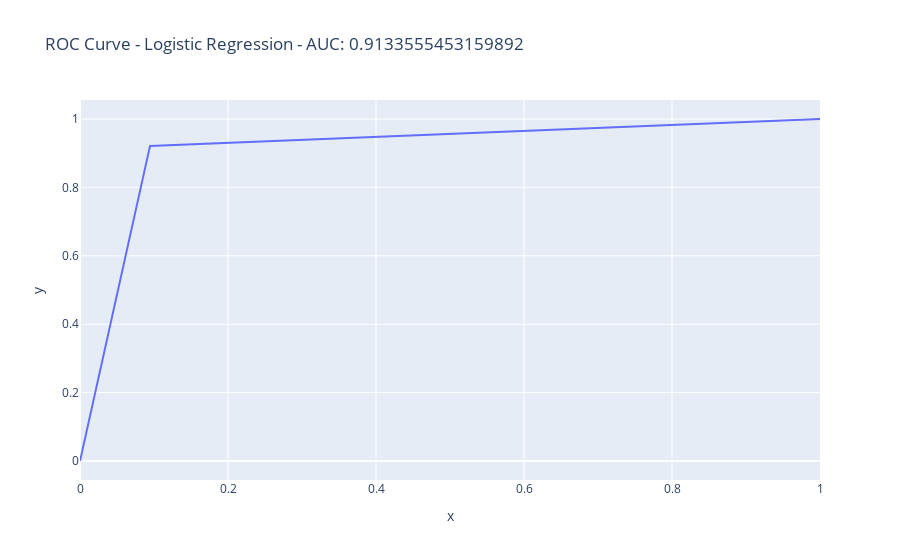
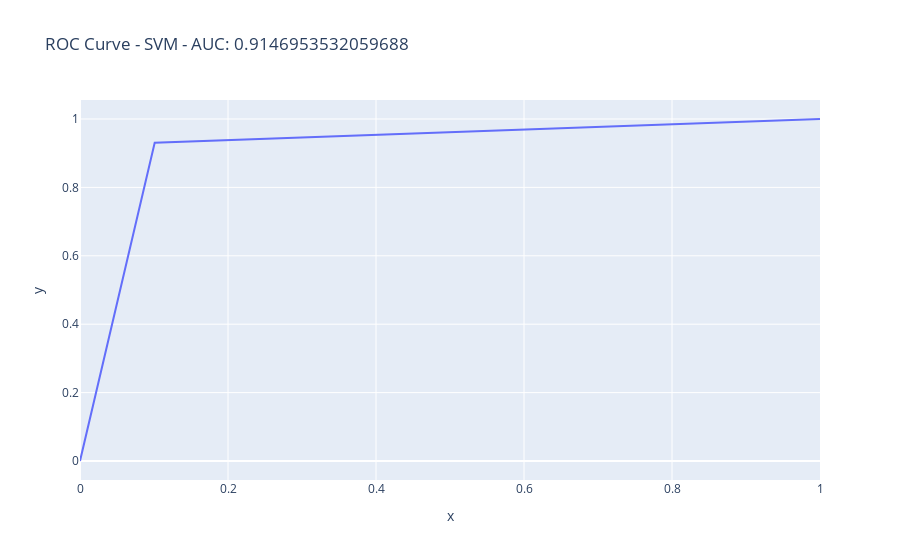
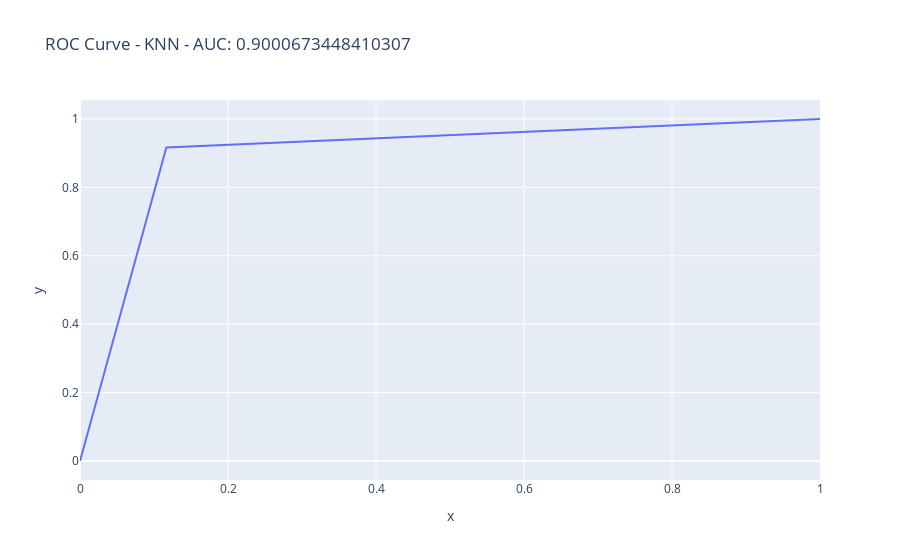
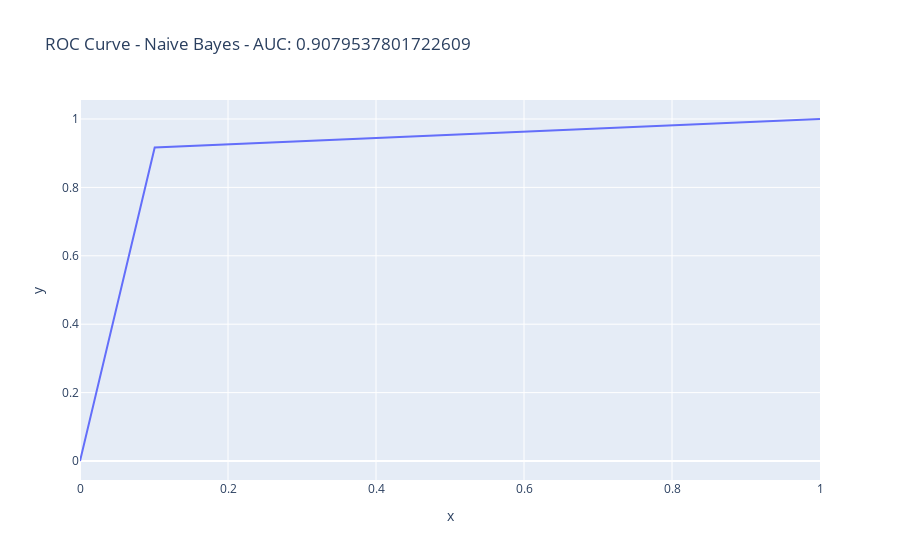

Write notebook code for charts like these, in order.
### Code cell
# Curva ROC
best_auc = 0
for nombre, modelo in modelos.items():
    modelo.fit(X_train, y_train)
    y_pred = modelo.predict(X_test)
    fpr, tpr, _ = roc_curve(y_test, y_pred)
    auc = roc_auc_score(y_test, y_pred)
    if auc > best_auc:
        best_auc = auc
        best_model = nombre
    px.line(x=fpr, y=tpr, title=f"ROC Curve - {nombre} - AUC: {auc}").show()
print(f"Best AUC: {best_auc} - Best Model: {best_model}")

### Figure 1 — Plotly figure (JSON) as saved in the notebook; plotly's stock layout.template omitted (floating-point values rounded to 4 significant figures)
{"data": [{"hovertemplate": "x=%{x}<br>y=%{y}<extra></extra>", "legendgroup": "", "line": {"color": "#636efa", "dash": "solid"}, "marker": {"symbol": "circle"}, "mode": "lines", "name": "", "orientation": "v", "showlegend": false, "x": [0.0, 0.09464, 1.0], "xaxis": "x", "y": [0.0, 0.9213, 1.0], "yaxis": "y", "type": "scatter"}], "layout": {"xaxis": {"anchor": "y", "domain": [0.0, 1.0], "title": {"text": "x"}}, "yaxis": {"anchor": "x", "domain": [0.0, 1.0], "title": {"text": "y"}}, "legend": {"tracegroupgap": 0}, "title": {"text": "ROC Curve - Logistic Regression - AUC: 0.9133555453159892"}}}

### Figure 2 — Plotly figure (JSON) as saved in the notebook; plotly's stock layout.template omitted (floating-point values rounded to 4 significant figures)
{"data": [{"hovertemplate": "x=%{x}<br>y=%{y}<extra></extra>", "legendgroup": "", "line": {"color": "#636efa", "dash": "solid"}, "marker": {"symbol": "circle"}, "mode": "lines", "name": "", "orientation": "v", "showlegend": false, "x": [0.0, 0.1009, 1.0], "xaxis": "x", "y": [0.0, 0.9303, 1.0], "yaxis": "y", "type": "scatter"}], "layout": {"xaxis": {"anchor": "y", "domain": [0.0, 1.0], "title": {"text": "x"}}, "yaxis": {"anchor": "x", "domain": [0.0, 1.0], "title": {"text": "y"}}, "legend": {"tracegroupgap": 0}, "title": {"text": "ROC Curve - SVM - AUC: 0.9146953532059688"}}}

### Figure 3 — Plotly figure (JSON) as saved in the notebook; plotly's stock layout.template omitted (floating-point values rounded to 4 significant figures)
{"data": [{"hovertemplate": "x=%{x}<br>y=%{y}<extra></extra>", "legendgroup": "", "line": {"color": "#636efa", "dash": "solid"}, "marker": {"symbol": "circle"}, "mode": "lines", "name": "", "orientation": "v", "showlegend": false, "x": [0.0, 0.1167, 1.0], "xaxis": "x", "y": [0.0, 0.9169, 1.0], "yaxis": "y", "type": "scatter"}], "layout": {"xaxis": {"anchor": "y", "domain": [0.0, 1.0], "title": {"text": "x"}}, "yaxis": {"anchor": "x", "domain": [0.0, 1.0], "title": {"text": "y"}}, "legend": {"tracegroupgap": 0}, "title": {"text": "ROC Curve - KNN - AUC: 0.9000673448410307"}}}

### Figure 4 — Plotly figure (JSON) as saved in the notebook; plotly's stock layout.template omitted (floating-point values rounded to 4 significant figures)
{"data": [{"hovertemplate": "x=%{x}<br>y=%{y}<extra></extra>", "legendgroup": "", "line": {"color": "#636efa", "dash": "solid"}, "marker": {"symbol": "circle"}, "mode": "lines", "name": "", "orientation": "v", "showlegend": false, "x": [0.0, 0.1009, 1.0], "xaxis": "x", "y": [0.0, 0.9169, 1.0], "yaxis": "y", "type": "scatter"}], "layout": {"xaxis": {"anchor": "y", "domain": [0.0, 1.0], "title": {"text": "x"}}, "yaxis": {"anchor": "x", "domain": [0.0, 1.0], "title": {"text": "y"}}, "legend": {"tracegroupgap": 0}, "title": {"text": "ROC Curve - Naive Bayes - AUC: 0.9079537801722609"}}}
